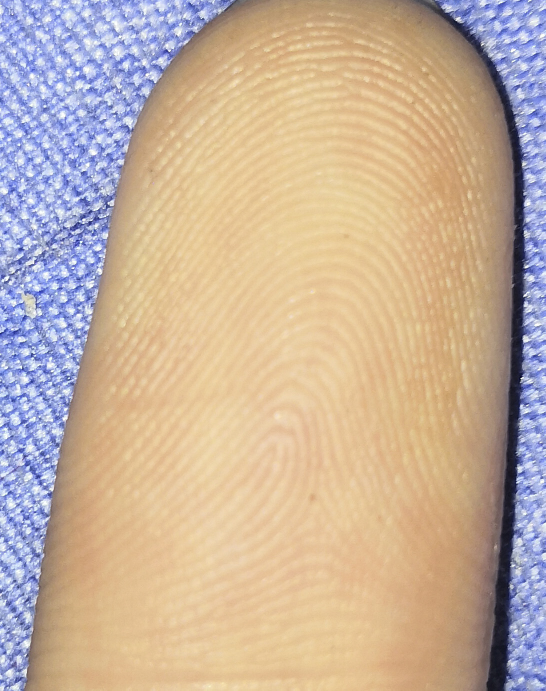
%> input picture img/img1.jpg, 1091 x 1381 px (shown at 1/2 size)
$ octave --eval "result = finger2bw(imread('img/img1.jpg'));"   (GNU Octave 9; MATLAB toolbox functions it lacks are replaced by stand-ins)
%> lines starting %> are read from the running program, lines starting %| are printed output that depends on the picture; in (x1, y1, x2, y2) boxes, pixels count from 0 and x2, y2 are one past the last pixel; in counts of white or black regions, pixels touching at a corner belong together; the program's own positions count from 1
### segmentation.m
function mask=segmentation(im,block_size)%im为输入图像,block_size为分块大小
    [row_num,col_num,~] = size(im);
    row_blk_num = floor(row_num/block_size);
    col_blk_num = floor(col_num/block_size);
    seed = [round(row_blk_num/2),round(col_blk_num/2)];%取图像中心点为种子
    mask = zeros(row_blk_num,col_blk_num,'logical');
    mask(seed(1),seed(2))=1;
    queue = [seed];
    threshold = .05;
    while size(queue, 1)
        x = queue(1,1);
        y = queue(1,2);
        queue(1,:) = [];
        block = im((x-1)*block_size+1:x*block_size,(y-1)*block_size+1:y*block_size,:);
        block_r = block(:,:,1); block_g = block(:,:,2); block_b = block(:,:,3);
        average_r = mean(block_r(:)); average_g = mean(block_g(:)); average_b = mean(block_b(:));
        for i = -1:1
        	for j = -1:1
                if x+i > 0  &&  x+i <= row_blk_num && y+j > 0  &&  y+j <= col_blk_num && ~mask(x+i,y+j)
                    block_next = im((x+i-1)*block_size+1:(x+i)*block_size,(y+j-1)*block_size+1:(y+j)*block_size,:);
                    block_next_r = block_next(:,:,1); block_next_g = block_next(:,:,2); block_next_b = block_next(:,:,3);
                    if abs(average_r - mean(block_next_r(:)))+abs(average_g - mean(block_next_g(:)))...
                            +abs(average_b - mean(block_next_b(:))) <= threshold
                        mask(x+i, y+j) =1;
                        queue(end+1,:) = [x+i, y+j];
                    end
                end
            end
        end
    end
    mask=imresize(imfill(mask,'holes'), [row_num,col_num],'nearest');
end

### finger2bw.m
function [bw,mask] = finger2bw(im)
[m,n,~] = size(im);
mask=segmentation(im,10);
im = rgb2gray(im);
im(mask==0)=0;
G_Filter=fspecial('gaussian',round(m/50),round(m/90));
im_Filter = imfilter(im, G_Filter);
im_Diff=im-im_Filter;
im=(im_Diff-min(im_Diff(:)))/(max(im_Diff(:))-min(im_Diff(:)));
bw=block_histeq(im,round(m/30));
bw = imerode(bw,strel('disk',1));
bw = bw-bwareaopen(bw,round(m*n/30));
bw = imdilate(bw,strel('disk',1));
bw = bwareaopen(bw,round(m*n/30000));
end

function im_out = block_histeq(im,block_size)
    h = @(block_struct) imbinarize(histeq(block_struct.data));
    im_out = blockproc(im,[block_size block_size],h);
end
%> in segmentation, `mask(seed(1),seed(2))=1;`:
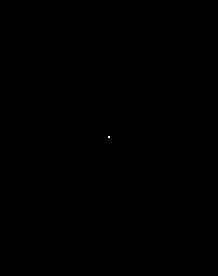
%> mask: size 138x109 logical (shown 2 times larger); 0.01% white in thin lines or dots, all inside (x1, y1, x2, y2) = (54, 68, 55, 69)
%> the loop in segmentation, `while size(queue, 1)` made 1 pass
%> (average_r, average_g, average_b) on pass 1: (233.7, 205.9, 162.8)
%> in segmentation, `mask=imresize(imfill(mask,'holes'), [row_num,col_num],'nearest');`: mask: size 1381x1091 logical; 0.01% white; 1 white region, box (x1, y1, x2, y2) and area: (540, 680, 550, 690) 100
%> in finger2bw, `im = rgb2gray(im);`:
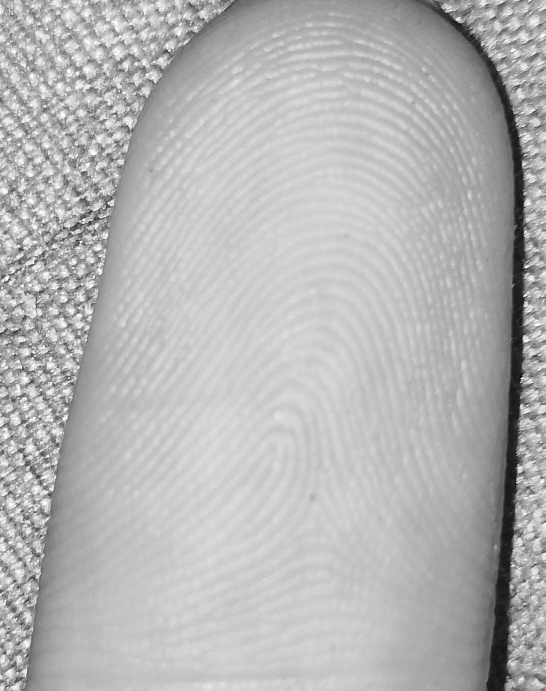
%> im: size 1381x1091 uint8 (shown at 1/2 size); min 2, max 255, mean 180.8
%> in block_histeq, `im_out = blockproc(im,[block_size block_size],h);`:
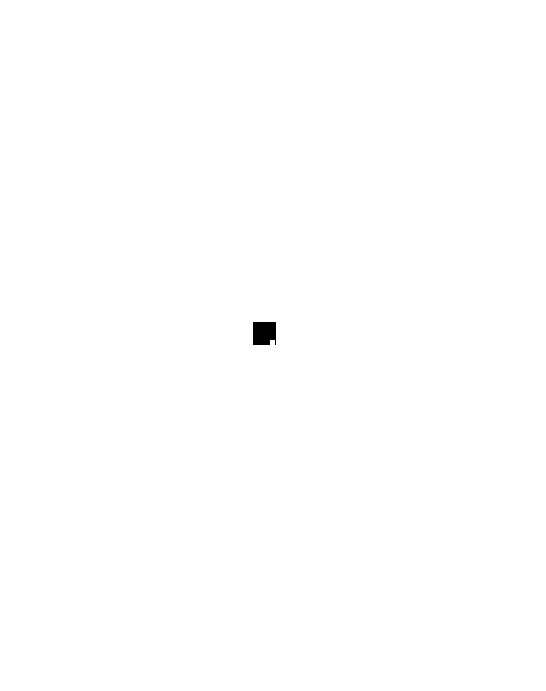
%> im_out: size 1381x1091 logical (shown at 1/2 size); 99.9% white; 1 black region, box (x1, y1, x2, y2) and area: (506, 644, 552, 690) 2016
%> in finger2bw, `bw = imerode(bw,strel('disk',1));`: bw: size 1381x1091 logical; 99.9% white; 1 black region, box (x1, y1, x2, y2) and area: (505, 643, 553, 691) 2218
%> in finger2bw, `bw = bw-bwareaopen(bw,round(m*n/30));`: bw: size 1381x1091 double; every value is 0
%> in finger2bw, `bw = bwareaopen(bw,round(m*n/30000));`: bw: size 1381x1091 logical; every value is 0

$ run again, on img/img2.jpg
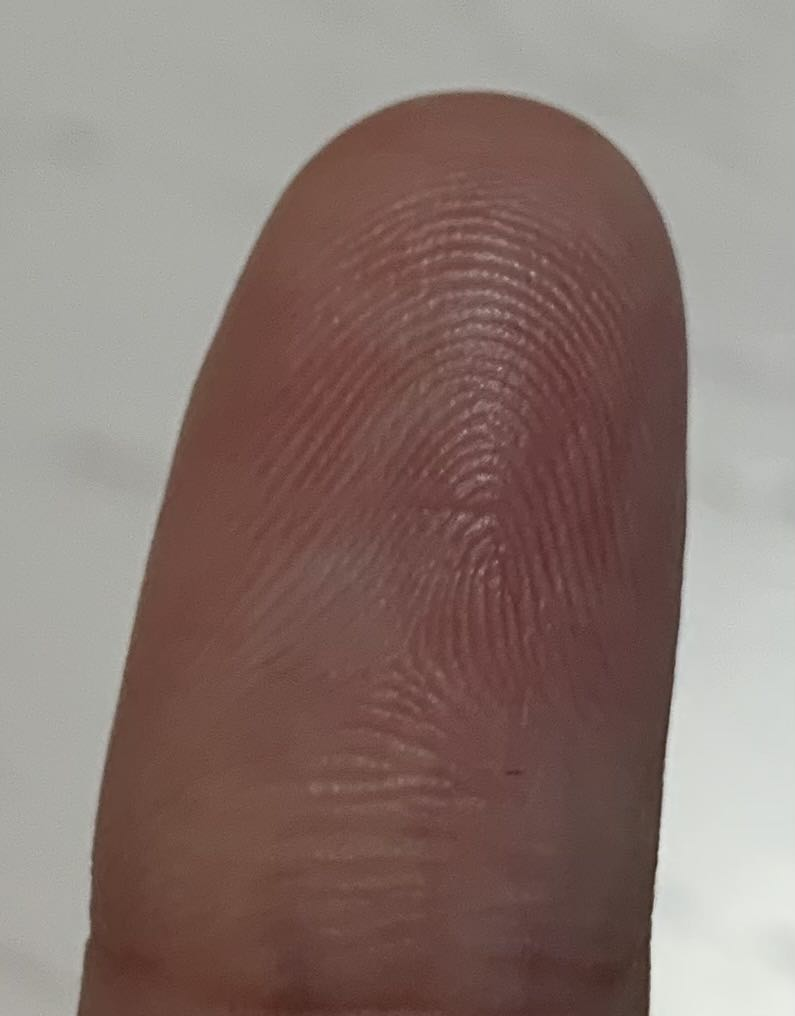
%> input picture img/img2.jpg, 795 x 1016 px
%> the loop in segmentation, `while size(queue, 1)` made 1 pass
%> (average_r, average_g, average_b) on pass 1: (106.6, 68.56, 65.56)
%> in finger2bw, `im = rgb2gray(im);`:
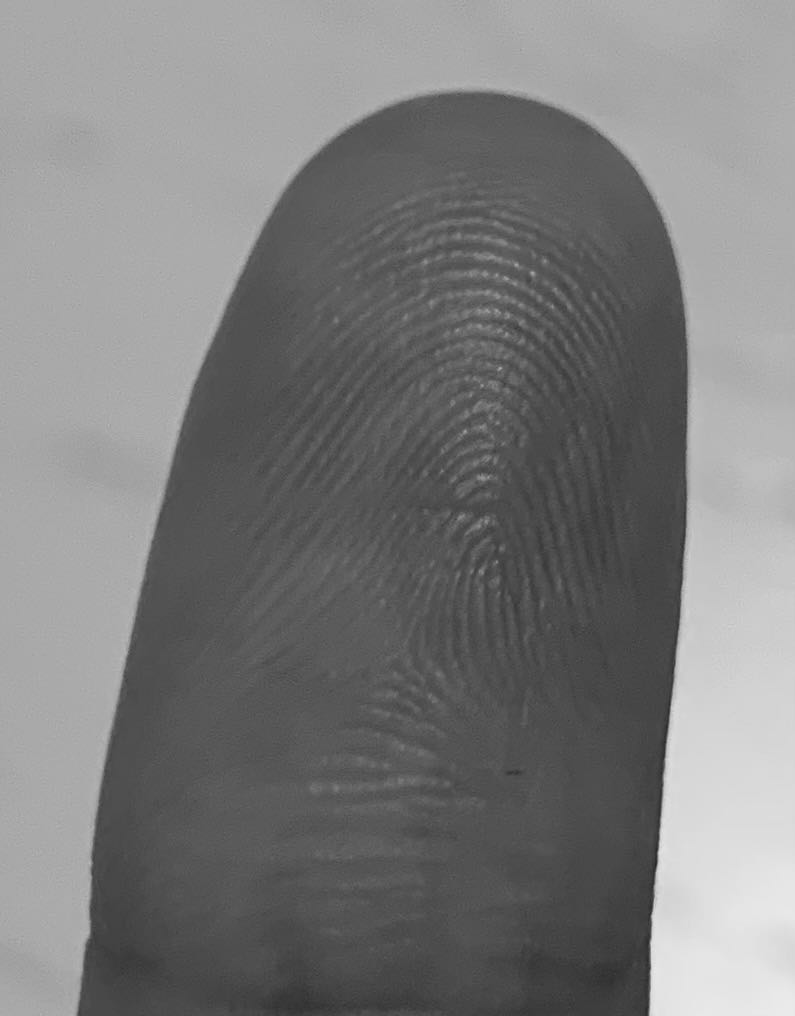
%> im: size 1016x795 uint8; min 37, max 234, mean 124
%> im_out: size 1016x795 logical; 99.7% white; 1 black region, box (x1, y1, x2, y2) and area: (374, 476, 408, 544) 2202

$ run again, on img/img3.jpg
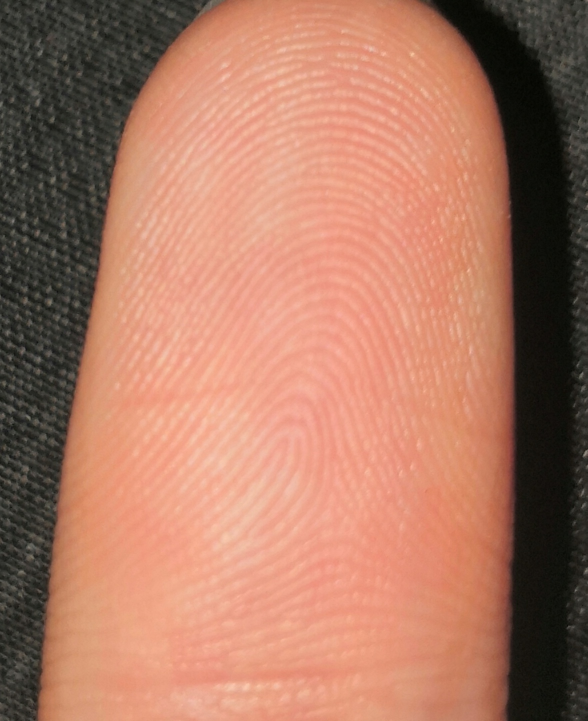
%> input picture img/img3.jpg, 1175 x 1442 px (shown at 1/2 size)
%> the loop in segmentation, `while size(queue, 1)` made 1 pass
%> (average_r, average_g, average_b) on pass 1: (239.5, 159.8, 136.8)
%> in finger2bw, `im = rgb2gray(im);`:
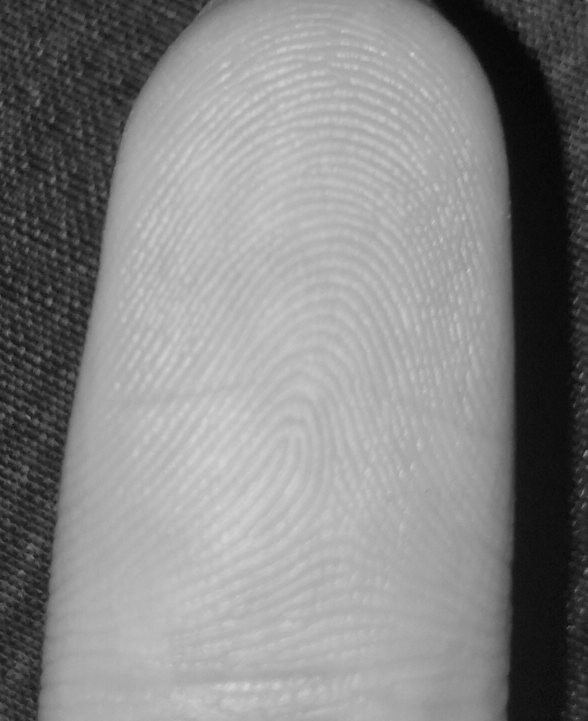
%> im: size 1442x1175 uint8 (shown at 1/2 size); min 3, max 213, mean 133
%> im_out: size 1442x1175 logical; 99.9% white; 1 black region, box (x1, y1, x2, y2) and area: (576, 672, 624, 720) 2214
